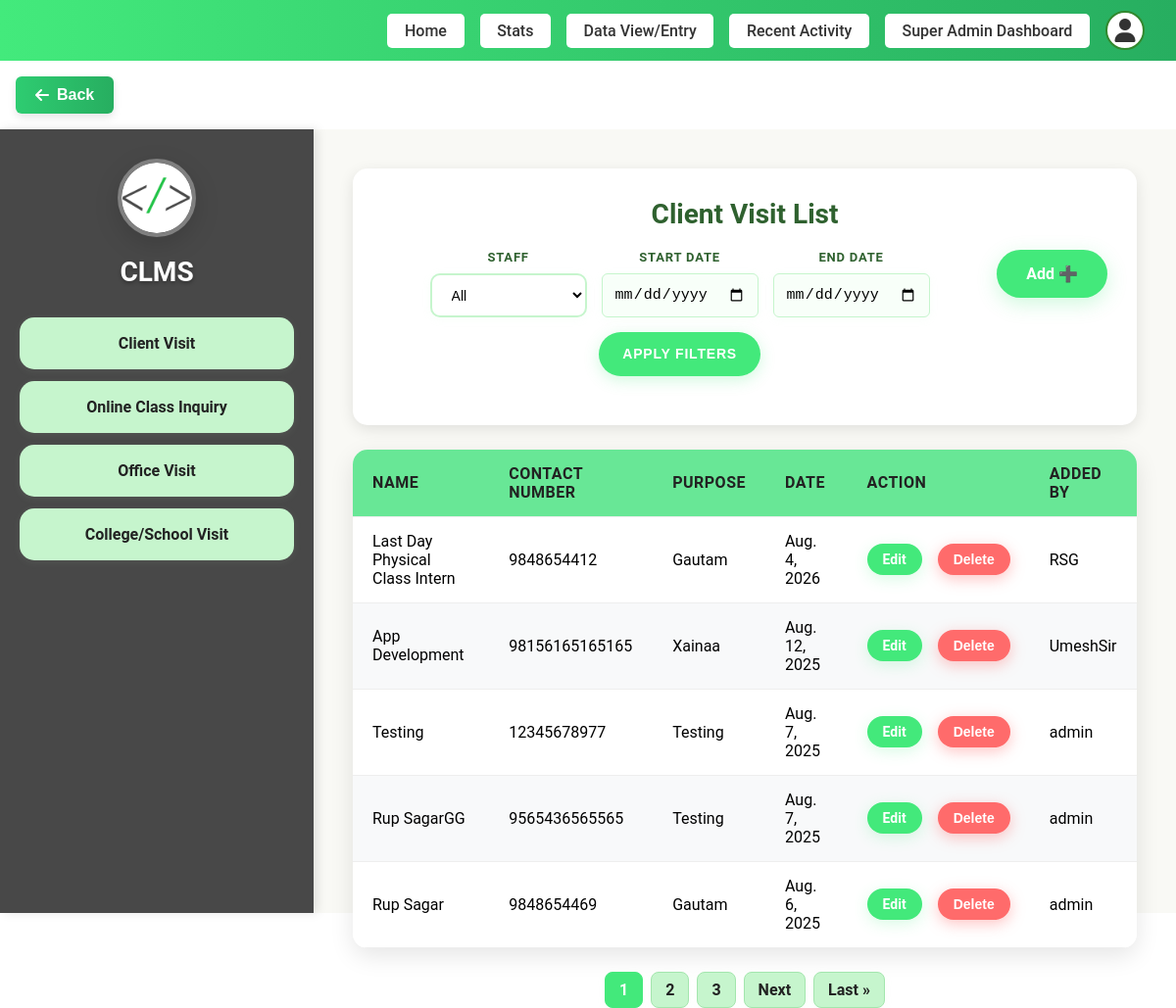
Page /add-dashboard/client-visit/list/ (signed in) on the earlier database version.
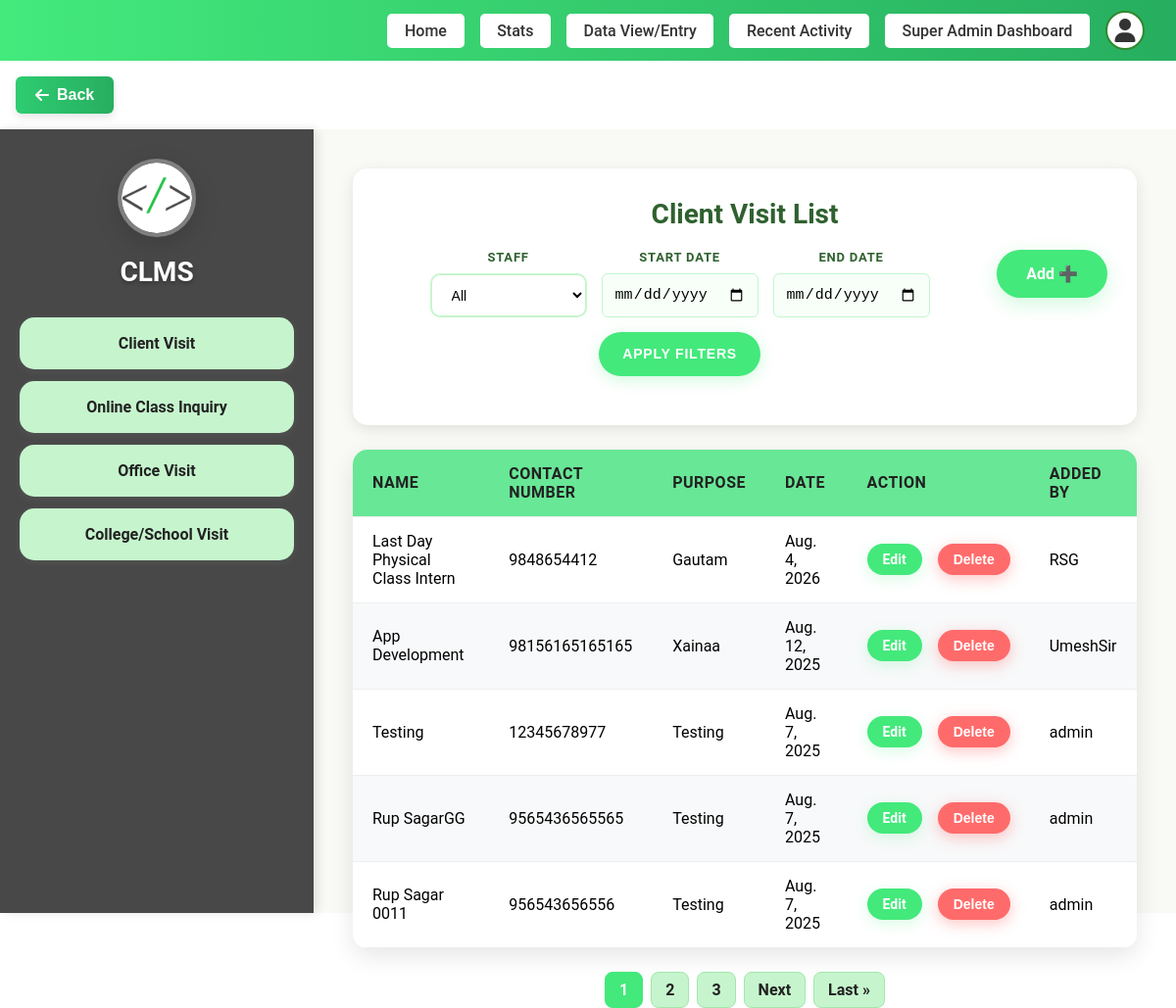
Same page on the later database version.
### staff/models.py (models this page shows, shortened)
class ClientVisit(models.Model):
    user = models.ForeignKey(User, on_delete=models.CASCADE)
    contact_number = models.CharField(max_length=20)
    name = models.CharField(max_length=100)
    purpose = models.CharField(max_length=255)
    date = models.DateField()

### staff/views.py (the view)
# urls.py: path('client-visit/list/', views.client_visit_list, name='client_visit_list'),
@login_required
def client_visit_list(request):
    if request.user.is_superuser:
        client_visits = ClientVisit.objects.all().order_by('-date')
        staff_filter = request.GET.get('staff')
        if staff_filter and staff_filter != 'all':
            client_visits = client_visits.filter(user_id=staff_filter)
        start_date = request.GET.get('start_date')
        end_date = request.GET.get('end_date')
        if start_date:
            try:
                start_date = datetime.strptime(start_date, '%Y-%m-%d').date()
                client_visits = client_visits.filter(date__gte=start_date)
            except ValueError:
                pass
        if end_date:
            try:
                end_date = datetime.strptime(end_date, '%Y-%m-%d').date()
                client_visits = client_visits.filter(date__lte=end_date)
            except ValueError:
                pass
        staff_users = User.objects.filter(is_staff=True).order_by('username')
    else:
        client_visits = ClientVisit.objects.filter(user=request.user).order_by('-date')
        staff_users = None
    paginator = Paginator(client_visits, 5)  # Show 5 items per page
    page = request.GET.get('page')
    try:
        client_visits = paginator.page(page)
    except PageNotAnInteger:
        client_visits = paginator.page(1)
    except EmptyPage:
        client_visits = paginator.page(paginator.num_pages)
    return render(request, 'pages/staff/Client_Visit.html', {
        'client_visits': client_visits,
        'staff_users': staff_users,
        'current_filters': {
            'staff': request.GET.get('staff', ''),
            'start_date': request.GET.get('start_date', ''),
            'end_date': request.GET.get('end_date', ''),
        }
    })

### templates/pages/staff/Client_Visit.html (shortened to what this page needs)
{% load static %}
<!DOCTYPE html>
<html lang="en">
<head>
  <link rel="stylesheet" href="{% static 'css/Visit.css' %}">
  <link rel="stylesheet" href="{% static 'css/dltvisit.css' %}">
</head>
<body>
{% include "layouts/header.html" %}
<div class="container">
  <div class="sidebar">
      <div class="logo">
        <a href="{% url 'add_dashboard' %}">
         <img src="{% static 'assets/favicon.png' %}" alt="Logo">
        </a>
      </div>
      <h2>CLMS</h2>
      <ul>
        <li><a href="{% url 'client_visit_list' %}">Client Visit</a></li>
        <li><a href="{% url 'online_class_list' %}">Online Class Inquiry</a></li>
        <li><a href="{% url 'office_visit_list' %}">Office Visit</a></li>
        <li><a href="{% url 'college_visit_list' %}">College/School Visit</a></li>
      </ul>
    </div>
    <div class="main-content">
      <div class="header">
        <h2>Client Visit List</h2>
        <div class="header-controls">
          <a href="{% url 'add_dashboard' %}" class="add-btn">Add ➕</a>
          {% if user.is_superuser and staff_users %}
          <div class="filter-container">
            <form method="GET" class="filter-form" style="display: flex; align-items: center; gap: 15px; flex-wrap: wrap;">
              <div class="filter-item">
                <label for="staff">Staff</label>
                <select name="staff" id="staff">
                  <option value="all" {% if current_filters.staff == 'all' or not current_filters.staff %}selected{% endif %}>All</option>
                </select>
              </div>
              <div class="filter-item">
                <label for="start_date">Start Date</label>
                <input type="date" name="start_date" id="start_date" value="{{ current_filters.start_date }}" placeholder="yyyy-mm-dd">
              </div>
              <div class="filter-item">
                <label for="end_date">End Date</label>
                <input type="date" name="end_date" id="end_date" value="{{ current_filters.end_date }}" placeholder="yyyy-mm-dd">
              </div>
              <button type="submit" class="apply-btn">Apply Filters</button>
            </form>
          </div>
          {% endif %}
        </div>
      </div>
      <table>
        <thead>
          <tr>
            <th>Name</th>
            <th>Contact Number</th>
            <th>Purpose</th>
            <th>Date</th>
            <th>Action</th>
            <th>Added By</th>
          </tr>
        </thead>
        <tbody>
          {% for visit in client_visits %}
          <tr class="{% cycle 'white-row' 'green-row' %}">
            <td>{{ visit.name }}</td>
            <td>{{ visit.contact_number }}</td>
            <td>{{ visit.purpose }}</td>
            <td>{{ visit.date }}</td>
            <td>
              <div class="action-buttons">
                <a href="{% url 'edit_client' visit.id %}" class="edit-btn">Edit</a>
                <button class="delete-btn" onclick="showClientVisitDeleteConfirmation('{{ visit.id }}', '{{ visit.name }}')">Delete</button>
              </div>
            </td>
            <td>{{ visit.user.username }}</td>
          </tr>
          {% empty %}
          <tr>
            <td colspan="6">No client visits available.</td>
          </tr>
          {% endfor %}
        </tbody>
      </table>
      {% if client_visits.has_other_pages %}
      <div class="pagination">
        {% for num in client_visits.paginator.page_range %}
          {% if client_visits.number == num %}
            <span class="current">{{ num }}</span>
          {% elif num > client_visits.number|add:'-3' and num < client_visits.number|add:'3' %}
            <a href="?page={{ num }}">{{ num }}</a>
          {% endif %}
        {% endfor %}
        {% if client_visits.has_next %}
          <a href="?page={{ client_visits.next_page_number }}">Next</a>
          <a href="?page={{ client_visits.paginator.num_pages }}">Last &raquo;</a>
        {% endif %}
      </div>
      {% endif %}
    </div>
  </div>
</body>
</html>

Differences in the rows shown:
no longer on this page (row unchanged): ClientVisit: name "Rup Sagar", contact_number "9848654469", purpose "Gautam", date "Aug. 6, 2025", user.username "admin"
added ClientVisit: name "Rup Sagar 0011", contact_number "956543656556", purpose "Testing", date "Aug. 7, 2025", user.username "admin"
